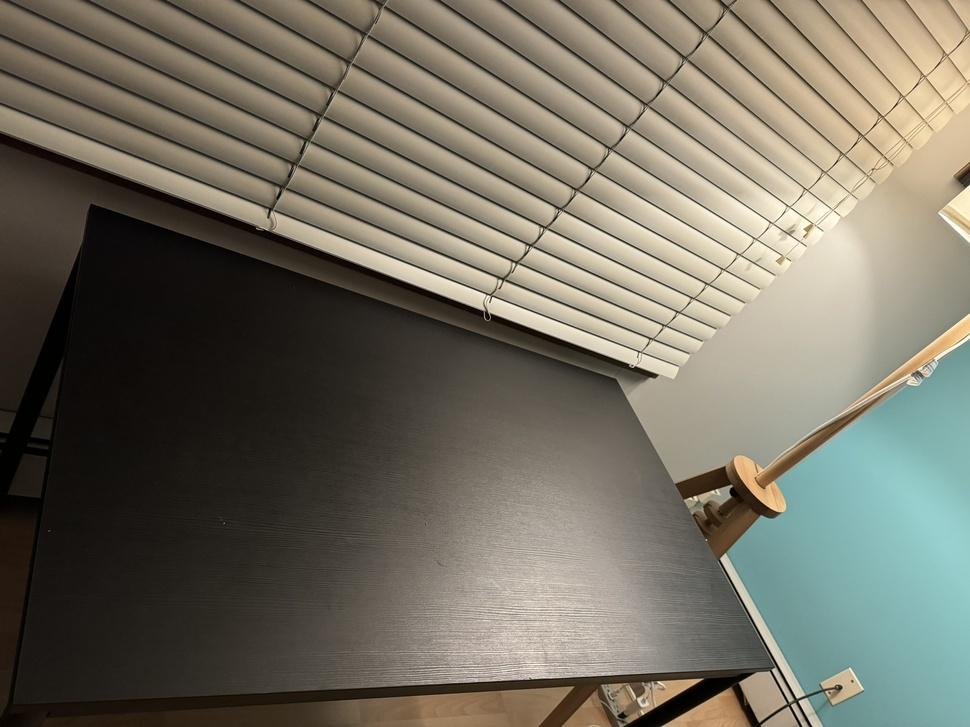
#> input picture with_light.jpeg, 970 x 727 px, shrunk from 2048 x 1536 before the run, given in place of with_light.jpg, which was not available
$ python pang.py   (older library calls are emulated)
#> lines starting #> are read from the running program, lines starting #| are printed output that depends on the picture; pictures that were not available may be replaced by others from this repository, and a replacement may not be noted
import cv2
import numpy as np

# Load images
image_with_light = cv2.imread('with_light.jpg', cv2.IMREAD_GRAYSCALE)
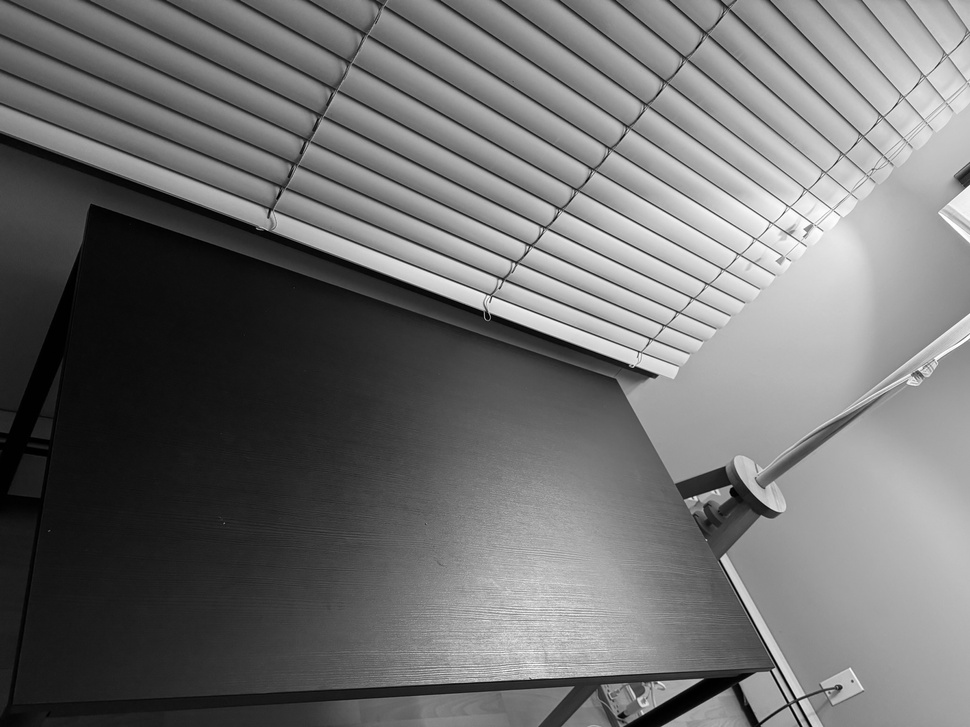
#> image_with_light: shape (727, 970); min 0, max 255, mean 111.9
image_without_light = cv2.imread('without_light.jpg', cv2.IMREAD_GRAYSCALE)
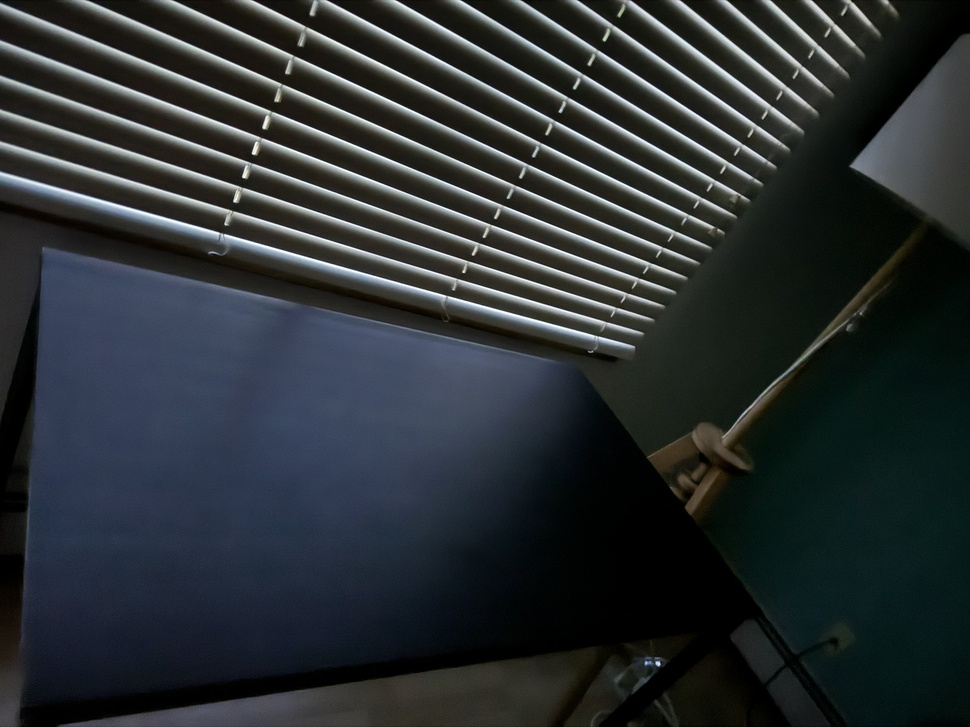
#> input picture without_light.jpeg, 970 x 727 px, shrunk from 2048 x 1536 before the run, given in place of without_light.jpg, which was not available
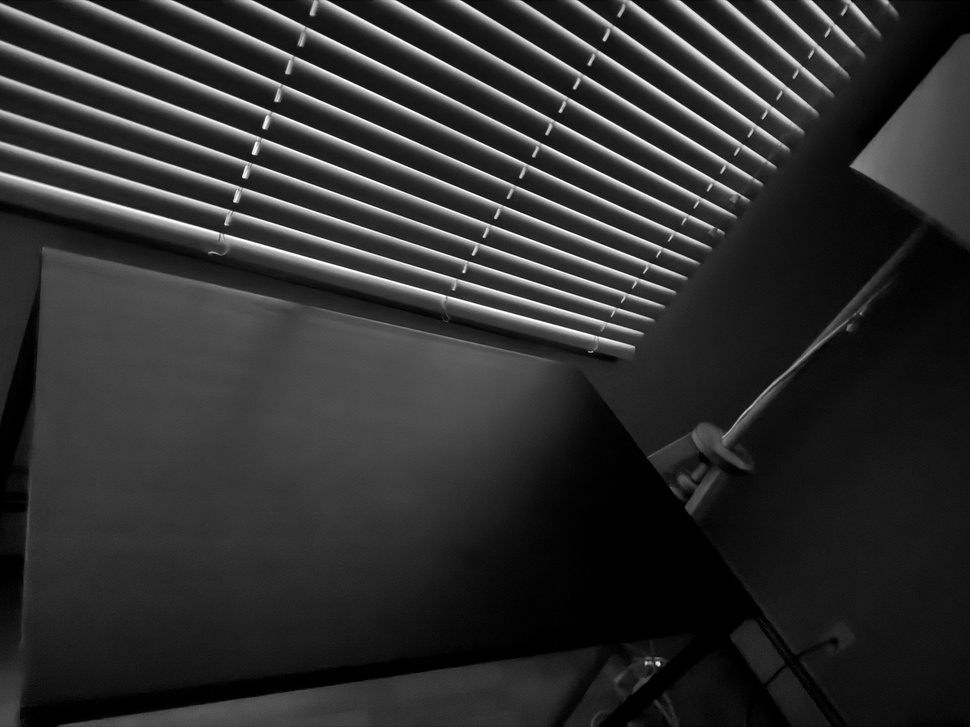
#> image_without_light: shape (727, 970); min 0, max 255, mean 46.8

# Calculate the difference map
difference_map = cv2.absdiff(image_with_light, image_without_light)
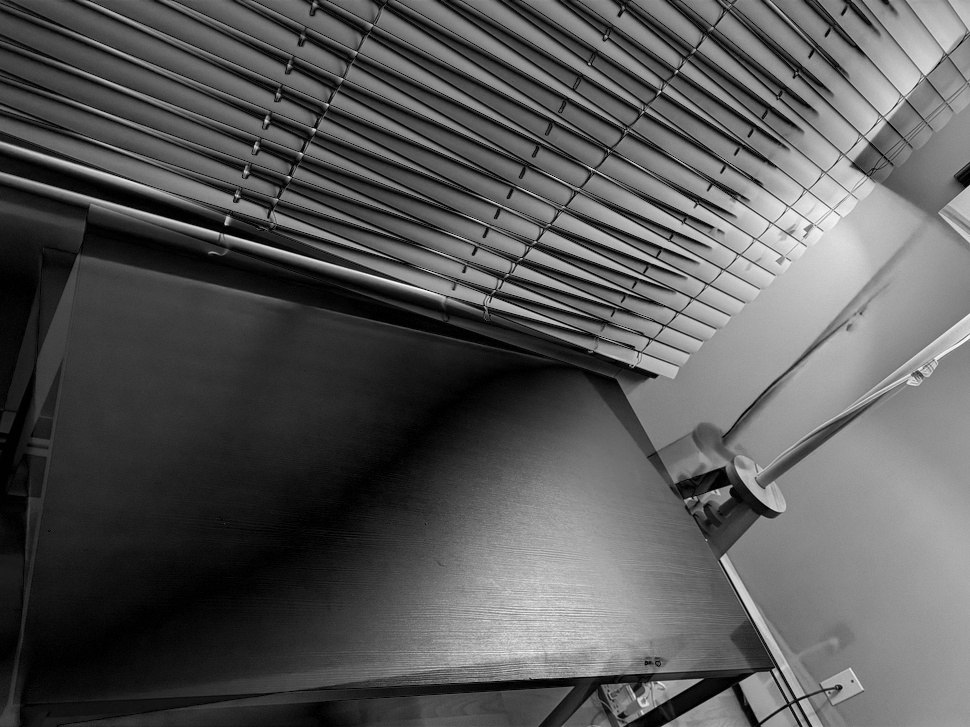
#> difference_map: shape (727, 970); min 0, max 251, mean 87.2

# Normalize the difference map for better visualization and processing
difference_map_normalized = cv2.normalize(difference_map, None, 0, 255, cv2.NORM_MINMAX, cv2.CV_8UC1)

# Compute importance weights from the normalized difference map
weights = difference_map_normalized.flatten().astype(np.float32)
weights /= np.sum(weights)  # Normalize weights to sum to 1

# Sample indices based on these importance weights
num_samples = 1000  # Number of points to sample
sampled_indices = np.random.choice(weights.size, size=num_samples, p=weights)
#> sampled_indices = 1000 values, max 705109 at index 974, min 413 at index 821, mean 337195.9

# Convert flat indices to 2D coordinates
sampled_coords = np.unravel_index(sampled_indices, shape=image_with_light.shape)
#> sampled_coords = 1000 positions, rows 0 to 726, columns 6 to 969

# Compute importance weights from the normalized difference map
weights = difference_map_normalized.flatten().astype(np.float32)
weights /= np.sum(weights)  # Normalize weights to sum to 1

# Sample indices based on these importance weights
num_samples = 1000  # Number of points to sample
sampled_indices = np.random.choice(weights.size, size=num_samples, p=weights)
#> sampled_indices = 1000 values, max 704091 at index 588, min 280 at index 633, mean 348813.4

# Convert flat indices to 2D coordinates
sampled_coords = np.unravel_index(sampled_indices, shape=image_with_light.shape)
#> sampled_coords = 1000 positions, rows 0 to 725, columns 0 to 969

# Save the segmentation result
#> (the run stopped early here; a loop or call above may not have finished)
